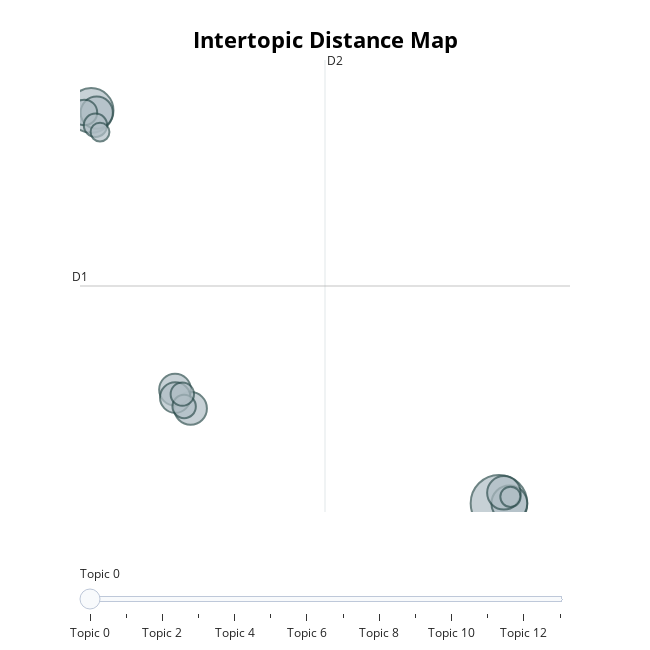

This figure's notebook cell:
### Markdown cell above
## Intertopic Distance Map
The `visualize_topics` function visualizes topics and their similarity in an interactive plot. We're also saving it to disk so it can be embedded on a website.

### Code cell
fig = topic_model.visualize_topics()
fig.show()

### Figure 1 — Plotly figure (JSON) as saved in the notebook; plotly's stock layout.template omitted (floating-point values rounded to 4 significant figures)
{"data": [{"customdata": [[0, "son | tell | daughter | wife | year", 117], [1, "friend | say | like | think | ask", 73], [2, "baby | son | tell | husband | say", 47], [3, "brother | parent | sister | say | tell", 41], [4, "wedding | say | want | dress | family", 39], [5, "ex | go | tell | boyfriend | know", 38], [6, "eat | food | vegan | meat | cook", 37], [7, "say | husband | work | tell | time", 34], [8, "house | neighbor | door | plant | tell", 24], [9, "brother | sister | get | tell | dad", 20], [10, "jim | family | go | want | throwaway", 20], [11, "work | speak | colleague | french | say", 20], [12, "dad | mom | adam | want | joe", 15], [13, "teacher | principal | school | say | egg", 13]], "hovertemplate": "<b>Topic %{customdata[0]}</b><br>%{customdata[1]}<br>Size: %{customdata[2]}", "legendgroup": "", "marker": {"color": "#B0BEC5", "line": {"color": "DarkSlateGrey", "width": 2}, "size": [117, 73, 47, 41, 39, 38, 37, 34, 24, 20, 20, 20, 15, 13], "sizemode": "area", "sizeref": 0.07312, "symbol": "circle"}, "mode": "markers", "name": "", "orientation": "v", "showlegend": false, "type": "scatter", "x": [23.58, -1.37, 24.22, 23.88, 4.715, -1.027, 3.766, 3.777, -1.783, -1.103, 4.322, 4.209, 24.29, -0.8263], "xaxis": "x", "y": [-3.884, 22.96, -3.898, -3.174, 2.594, 22.81, 3.881, 3.334, 22.82, 21.94, 2.729, 3.572, -3.446, 21.48], "yaxis": "y"}], "layout": {"annotations": [{"showarrow": false, "text": "D1", "x": -2.05, "y": 10.96, "yshift": 10}, {"showarrow": false, "text": "D2", "x": 12.94, "xshift": 10, "y": 26.41}], "height": 650, "hoverlabel": {"bgcolor": "white", "font": {"family": "Rockwell", "size": 16}}, "legend": {"itemsizing": "constant", "tracegroupgap": 0}, "margin": {"t": 60}, "shapes": [{"line": {"color": "#CFD8DC", "width": 2}, "type": "line", "x0": 12.94, "x1": 12.94, "y0": -4.483, "y1": 26.41}, {"line": {"color": "#9E9E9E", "width": 2}, "type": "line", "x0": -2.05, "x1": 27.93, "y0": 10.96, "y1": 10.96}], "sliders": [{"active": 0, "pad": {"t": 50}, "steps": [{"args": [{"marker.color": [["red", "#B0BEC5", "#B0BEC5", "#B0BEC5", "#B0BEC5", "#B0BEC5", "#B0BEC5", "#B0BEC5", "#B0BEC5", "#B0BEC5", "#B0BEC5", "#B0BEC5", "#B0BEC5", "#B0BEC5"]]}], "label": "Topic 0", "method": "update"}, {"args": [{"marker.color": [["#B0BEC5", "red", "#B0BEC5", "#B0BEC5", "#B0BEC5", "#B0BEC5", "#B0BEC5", "#B0BEC5", "#B0BEC5", "#B0BEC5", "#B0BEC5", "#B0BEC5", "#B0BEC5", "#B0BEC5"]]}], "label": "Topic 1", "method": "update"}, {"args": [{"marker.color": [["#B0BEC5", "#B0BEC5", "red", "#B0BEC5", "#B0BEC5", "#B0BEC5", "#B0BEC5", "#B0BEC5", "#B0BEC5", "#B0BEC5", "#B0BEC5", "#B0BEC5", "#B0BEC5", "#B0BEC5"]]}], "label": "Topic 2", "method": "update"}, {"args": [{"marker.color": [["#B0BEC5", "#B0BEC5", "#B0BEC5", "red", "#B0BEC5", "#B0BEC5", "#B0BEC5", "#B0BEC5", "#B0BEC5", "#B0BEC5", "#B0BEC5", "#B0BEC5", "#B0BEC5", "#B0BEC5"]]}], "label": "Topic 3", "method": "update"}, {"args": [{"marker.color": [["#B0BEC5", "#B0BEC5", "#B0BEC5", "#B0BEC5", "red", "#B0BEC5", "#B0BEC5", "#B0BEC5", "#B0BEC5", "#B0BEC5", "#B0BEC5", "#B0BEC5", "#B0BEC5", "#B0BEC5"]]}], "label": "Topic 4", "method": "update"}, {"args": [{"marker.color": [["#B0BEC5", "#B0BEC5", "#B0BEC5", "#B0BEC5", "#B0BEC5", "red", "#B0BEC5", "#B0BEC5", "#B0BEC5", "#B0BEC5", "#B0BEC5", "#B0BEC5", "#B0BEC5", "#B0BEC5"]]}], "label": "Topic 5", "method": "update"}, {"args": [{"marker.color": [["#B0BEC5", "#B0BEC5", "#B0BEC5", "#B0BEC5", "#B0BEC5", "#B0BEC5", "red", "#B0BEC5", "#B0BEC5", "#B0BEC5", "#B0BEC5", "#B0BEC5", "#B0BEC5", "#B0BEC5"]]}], "label": "Topic 6", "method": "update"}, {"args": [{"marker.color": [["#B0BEC5", "#B0BEC5", "#B0BEC5", "#B0BEC5", "#B0BEC5", "#B0BEC5", "#B0BEC5", "red", "#B0BEC5", "#B0BEC5", "#B0BEC5", "#B0BEC5", "#B0BEC5", "#B0BEC5"]]}], "label": "Topic 7", "method": "update"}, {"args": [{"marker.color": [["#B0BEC5", "#B0BEC5", "#B0BEC5", "#B0BEC5", "#B0BEC5", "#B0BEC5", "#B0BEC5", "#B0BEC5", "red", "#B0BEC5", "#B0BEC5", "#B0BEC5", "#B0BEC5", "#B0BEC5"]]}], "label": "Topic 8", "method": "update"}, {"args": [{"marker.color": [["#B0BEC5", "#B0BEC5", "#B0BEC5", "#B0BEC5", "#B0BEC5", "#B0BEC5", "#B0BEC5", "#B0BEC5", "#B0BEC5", "red", "#B0BEC5", "#B0BEC5", "#B0BEC5", "#B0BEC5"]]}], "label": "Topic 9", "method": "update"}, {"args": [{"marker.color": [["#B0BEC5", "#B0BEC5", "#B0BEC5", "#B0BEC5", "#B0BEC5", "#B0BEC5", "#B0BEC5", "#B0BEC5", "#B0BEC5", "#B0BEC5", "red", "#B0BEC5", "#B0BEC5", "#B0BEC5"]]}], "label": "Topic 10", "method": "update"}, {"args": [{"marker.color": [["#B0BEC5", "#B0BEC5", "#B0BEC5", "#B0BEC5", "#B0BEC5", "#B0BEC5", "#B0BEC5", "#B0BEC5", "#B0BEC5", "#B0BEC5", "#B0BEC5", "red", "#B0BEC5", "#B0BEC5"]]}], "label": "Topic 11", "method": "update"}, {"args": [{"marker.color": [["#B0BEC5", "#B0BEC5", "#B0BEC5", "#B0BEC5", "#B0BEC5", "#B0BEC5", "#B0BEC5", "#B0BEC5", "#B0BEC5", "#B0BEC5", "#B0BEC5", "#B0BEC5", "red", "#B0BEC5"]]}], "label": "Topic 12", "method": "update"}, {"args": [{"marker.color": [["#B0BEC5", "#B0BEC5", "#B0BEC5", "#B0BEC5", "#B0BEC5", "#B0BEC5", "#B0BEC5", "#B0BEC5", "#B0BEC5", "#B0BEC5", "#B0BEC5", "#B0BEC5", "#B0BEC5", "red"]]}], "label": "Topic 13", "method": "update"}]}], "title": {"font": {"color": "Black", "size": 22}, "text": "<b>Intertopic Distance Map</b>", "x": 0.5, "xanchor": "center", "y": 0.95, "yanchor": "top"}, "width": 650, "xaxis": {"anchor": "y", "domain": [0, 1], "range": [-2.05, 27.93], "title": {"text": ""}, "visible": false}, "yaxis": {"anchor": "x", "domain": [0, 1], "range": [-4.483, 26.41], "title": {"text": ""}, "visible": false}}}
